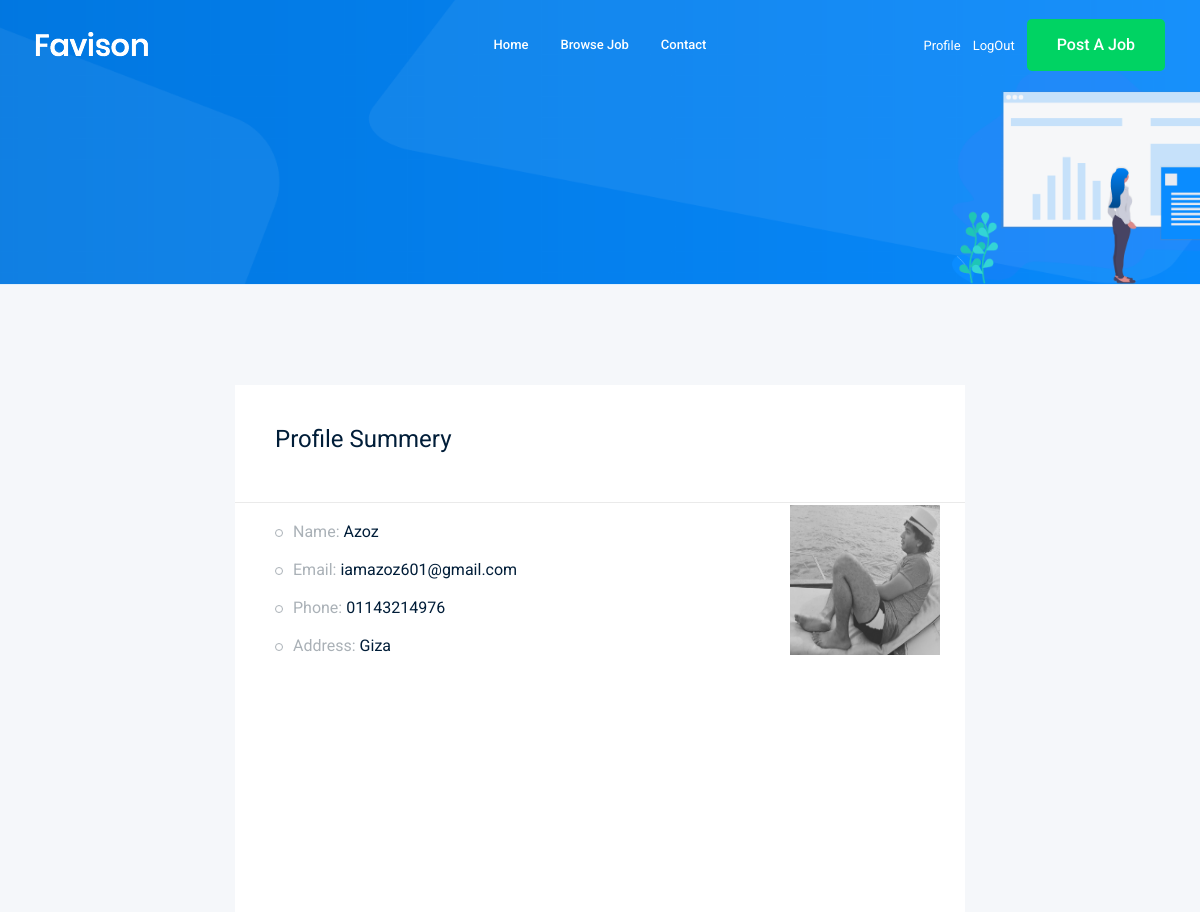
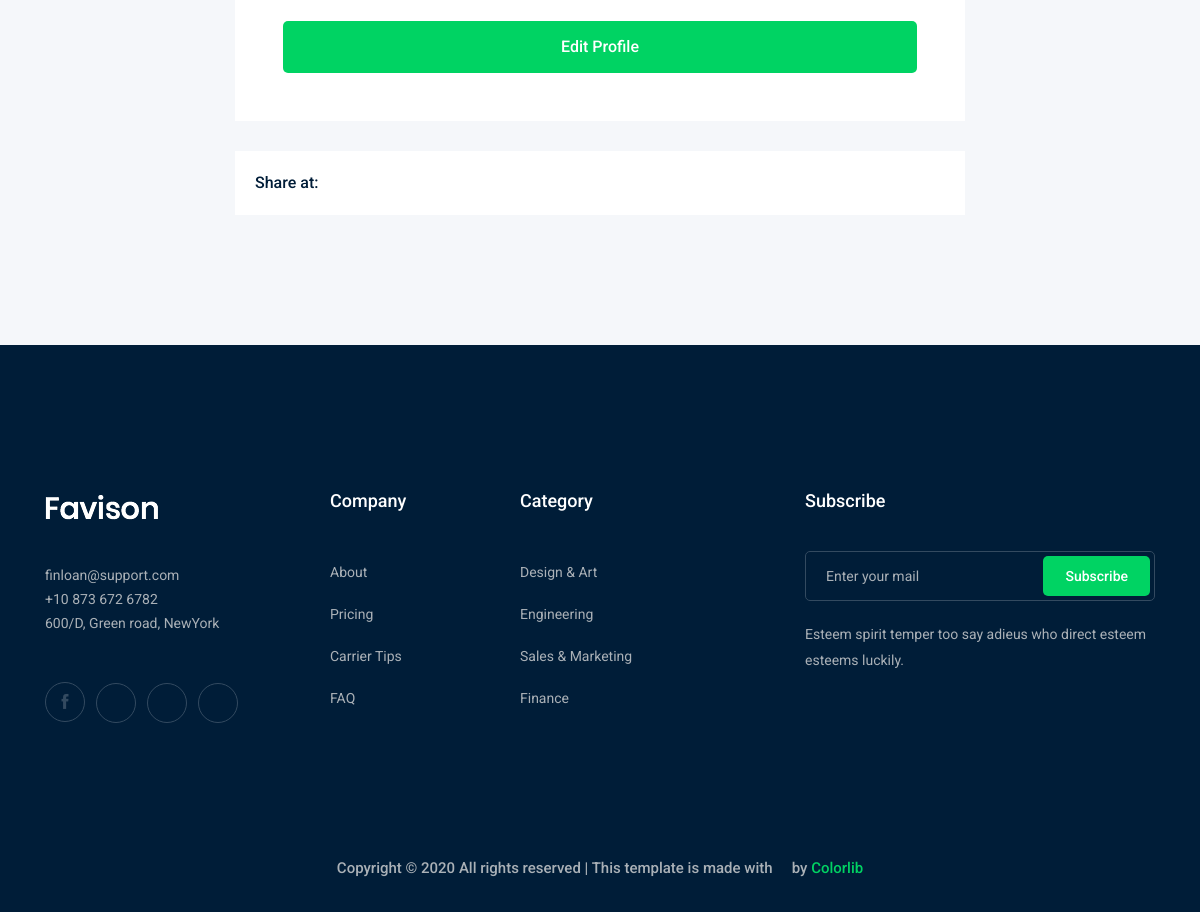
The app's page /accounts/profile (signed in) with its own data (2 pictures, top to bottom).
### accounts/models.py (models this page shows)
class Profile(models.Model):
    user = models.OneToOneField(User, on_delete=models.CASCADE)
    city = models.ForeignKey("City", verbose_name=("user_city"), on_delete=models.CASCADE, blank=True, null=True)
    phone_number = models.CharField(max_length=15)
    image = models.ImageField(upload_to=image_upload, height_field=None, width_field=None, max_length=None)
    def __str__(self):
        return str(self.user)

class City(models.Model):
    name = models.name = models.CharField(max_length=30)
    def __str__(self):
        return self.name

### accounts/views.py (the view)
# urls.py: path('profile', views.profile, name='profile'),
def profile(request):
    profile = Profile.objects.get(user=request.user)
    return render(request, 'accounts/profile.html', {'profile': profile})

### accounts/templates/accounts/profile.html (shortened to what this page needs)
{% extends 'base.html' %}
{% block body %}
{% load bootstrap4 %}
    <div class="bradcam_area bradcam_bg_1">
        <div class="container">
            <div class="row">
                <div class="col-xl-12">
                </div>
            </div>
        </div>
    </div>
    <div class="job_details_area">
        <div class="container">
            <div class="row">
                <div class="col-lg-8 mx-auto">
                    <div class="job_sumary">
                        <div class="summery_header">
                            <h3>Profile Summery</h3>
                        </div>
                        <div class="col-lg-2 job_" style = "position:relative; left:540px; top:2px">
                        <img src={{profile.image.url}} width="150px" height="150px">
                        </div>
                        <div class="col-lg-6 job_content" style = "position:relative; left:0px; top:-180px">
                            <ul>
                                <li>Name: <span>{{ profile }}</span></li>
                                <li>Email: <span> {{profile.user.email}}</span></li>
                                <li>Phone: <span>{{profile.phone_number}}</span></li>
                                <li>Address: <span>{{profile.city}}</span></li>
                            </ul>
                        </div>
                            <div class="p-5" >
                                <a class=" boxed-btn3 w-100" href="{% url 'accounts:profile_edit' %}"> Edit profile</a>
                            </div>
                    </div>
                    <div class="share_wrap d-flex">
                        <span>Share at:</span>
                        <ul>
                            <li><a href="#"> <i class="fa fa-facebook"></i></a> </li>
                            <li><a href="#"> <i class="fa fa-google-plus"></i></a> </li>
                            <li><a href="#"> <i class="fa fa-twitter"></i></a> </li>
                            <li><a href="#"> <i class="fa fa-envelope"></i></a> </li>
                        </ul>
                    </div>
                </div>
            </div>
        </div>
    </div>
    {% endblock body %}

### records on screen
Profile: image (picture), user.username "Azoz", user.email "iamazoz601@gmail.com", phone_number "01143214976", city "Giza"
